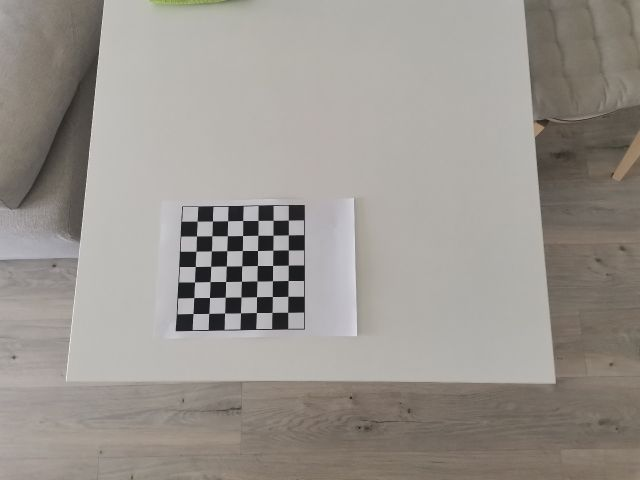
#> input picture chess/chess1.jpg, 640 x 480 px
$ python HW_1_script.py --images chess --template chess
#> lines starting #> are read from the running program, lines starting #| are printed output that depends on the picture
#> further down, template is the input picture: shape (480, 640, 3); mean B, G, R 143.6, 149.5, 154.4
### utils.py
import cv2
import numpy as np
import imutils

#custom functions for alignment and pan-sharpening of images

def align_images(image, template, maxFeatures=500, keepPercent=0.2):
	"""
	image - rotated image
	template - original image
	maxFeatures - upper number of found keypoints
	keepPercent - percent of keypoints to keep, to eliminate noise
	"""
#> called with maxFeatures = 500, keepPercent = 0.2

	# convert both the input image and template to grayscale
	imageGray = cv2.cvtColor(image, cv2.COLOR_BGR2GRAY)
	templateGray = cv2.cvtColor(template, cv2.COLOR_BGR2GRAY)

    # use ORB to detect keypoints and extract (binary) local
	# invariant features
	orb = cv2.ORB_create(maxFeatures)
	# extract keypoints and descriptors for image A
	(kpsA, descsA) = orb.detectAndCompute(imageGray, None)
#> kpsA = 500 keypoints; strongest (x, y, size): (270, 266, 31), (272, 268, 31), (258, 263, 31), (196, 264, 31)
	# extract keypoints and descriptors for image B
	(kpsB, descsB) = orb.detectAndCompute(templateGray, None)
#> kpsB has the same summary as kpsA
	# match the features using Brute-Force matcher
	bf = cv2.BFMatcher(cv2.NORM_HAMMING, crossCheck=True)
	matches = bf.match(descsA, descsB, None)
#> matches = 500 matches

    # sort the matches by their distance (the smaller the distance,
	# the "more similar" the features are)
	matches = sorted(matches, key=lambda x:x.distance)
	# keep only the top matches
	keep = int(len(matches) * keepPercent)
#> keep = 100
	matches = matches[:keep]
#> matches = 100 matches

	# visualize the matched keypoints
	matchedVis = cv2.drawMatches(image, kpsA, template, kpsB, matches, None)
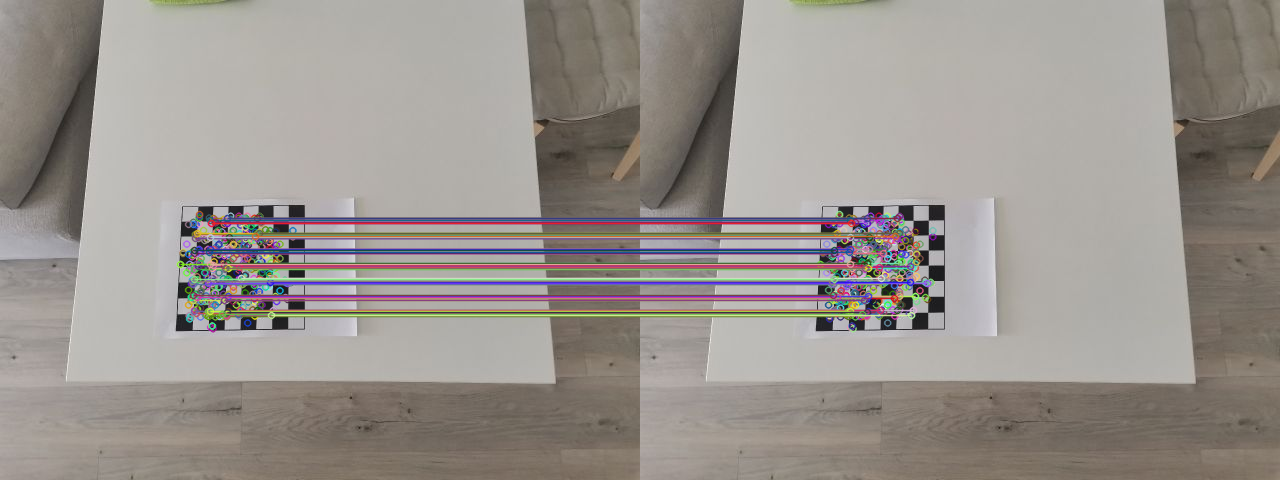
#> matchedVis: shape (480, 1280, 3); mean B, G, R 142.5, 147.7, 153.6
	matchedVis = imutils.resize(matchedVis, width=1000)
#> matchedVis: shape (375, 1000, 3)
	cv2.imshow("Matched Keypoints", matchedVis)
	cv2.waitKey(0)

	#Alignment of images
    # allocate memory for the keypoints (x, y)-coordinates from the
	# top matches -- we'll use these coordinates to compute our homography matrix
	ptsA = np.zeros((len(matches), 2), dtype="float")
#> ptsA = 100 pairs, first value 0 to 0, second value 0 to 0
	ptsB = np.zeros((len(matches), 2), dtype="float")
#> ptsB = 100 pairs, first value 0 to 0, second value 0 to 0
	# loop over the top matches
	for (i, m) in enumerate(matches):
		# indicate that the two keypoints in the respective images map to each other
		ptsA[i] = kpsA[m.queryIdx].pt
		ptsB[i] = kpsB[m.trainIdx].pt
#> this loop made 100 passes
#> after the loop, ptsA = 100 pairs, first value 180 to 290, second value 218 to 316; ptsB has the same summary as ptsA

    # compute the homography matrix between the two sets of matched points
	(H, mask) = cv2.findHomography(ptsA, ptsB, method=cv2.RANSAC)
#> H = [[1, 1.13e-15, -1.43e-12], [5.51e-15, 1, -1.76e-12], [1.99e-17, 4.46e-18, 1]]; mask = 100 values from 1 to 1
	# compute size (h, w) of the destination image
	(h, w) = template.shape[:2]
#> h = 480; w = 640
	#apply perspective transformation with matrix H to the first image
	aligned = cv2.warpPerspective(image, H, (w, h))
	# return the aligned image
	return aligned


def pansharpening(multi_image, pan_image, method='brovey', W = 0.4):
	"""
	pansharpening using one from three possible methods
	multi_image - multispectral image
	pan_image - panchromatic image
	method - method of pansharpening: brovey, simple_mean, esri
	W - weight to be used for Brovey algorithm
	"""
#> called with method = 'esri', W = 0.4
	#convert panochromic image to grayscale
	gray = cv2.cvtColor(pan_image, cv2.COLOR_BGR2GRAY)
	new_image = np.zeros(multi_image.shape, dtype='uint8')
	#channels
	B, G, R = 0, 1, 2

	if method == 'brovey':
		DNF = (gray) / (W * multi_image[:, :, B] + W * multi_image[:, :, G] + W * multi_image[:, :, R])

		for band in range(multi_image.shape[2]):
			 new_image[:, :, band] = multi_image[:, :, band]*DNF

	if method == 'simple_mean':
		for band in range(multi_image.shape[2]):
        		new_image[:, :, band] = 0.5 * (multi_image[:, :, band] + gray)

	if method == 'esri':
		ADJ = gray - multi_image.mean(axis = 2)
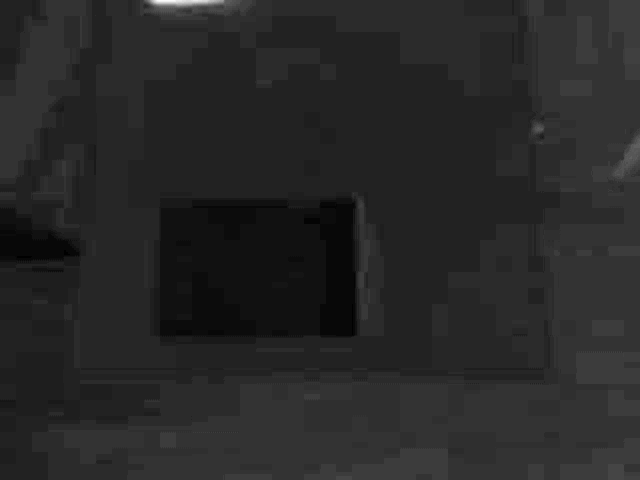
#> ADJ: shape (480, 640) float64; min -2, max 17.67, mean 1.08; drawn with min black and max white
		for band in range(multi_image.shape[2]):
        		new_image[:, :, band] = multi_image[:, :, band] + ADJ

	return new_image

### HW_1_script.py
import cv2
import numpy as np
import glob, os
import imutils
import argparse

#import my functions
from utils import pansharpening, align_images


ap = argparse.ArgumentParser()
ap.add_argument("-i", "--images", required=True,
	help="path to the folder with input images that we'll align to template")
ap.add_argument("-t", "--template", required=True,
	help="path to the folder with template pan-image")
args = vars(ap.parse_args())


image_path = args['images']
template_path = args['template']
#resulting folder
result_path = "results"

image_files = []
template_files = []

for filename in glob.glob(os.path.join(image_path, '*.jpg')):
   image_files.append(filename)


for filename in glob.glob(os.path.join(template_path, '*.jpg')):
   template_files.append(filename)

template_file = template_files[0]
template = cv2.imread(template_file)


for filename in image_files:
   image = cv2.imread(filename)
   #first align image with template
   aligned_image = align_images(image, template)
   #then pan-sharpen image using Esri algorithm, as the best obtained
   pan_image = pansharpening(aligned_image, template, method='esri')
   if not os.path.exists(result_path):
       os.mkdir(result_path)
#> (the run stopped early here; a loop or call above may not have finished)
